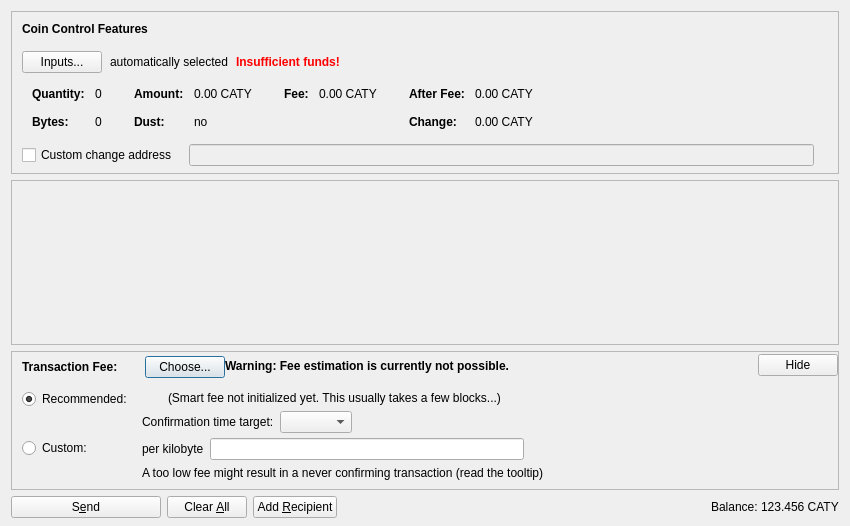
<?xml version="1.0" encoding="UTF-8"?>
<ui version="4.0">
 <class>SendCoinsDialog</class>
 <widget class="QDialog" name="SendCoinsDialog">
  <property name="geometry">
   <rect>
    <x>0</x>
    <y>0</y>
    <width>850</width>
    <height>526</height>
   </rect>
  </property>
  <property name="windowTitle">
   <string>Send Coins</string>
  </property>
  <layout class="QVBoxLayout" name="verticalLayout" stretch="0,1,0,0">
   <property name="bottomMargin">
    <number>8</number>
   </property>
   <item>
    <widget class="QFrame" name="frameCoinControl">
     <property name="sizePolicy">
      <sizepolicy hsizetype="Expanding" vsizetype="Expanding">
       <horstretch>0</horstretch>
       <verstretch>0</verstretch>
      </sizepolicy>
     </property>
     <property name="maximumSize">
      <size>
       <width>16777215</width>
       <height>16777215</height>
      </size>
     </property>
     <property name="frameShape">
      <enum>QFrame::StyledPanel</enum>
     </property>
     <property name="frameShadow">
      <enum>QFrame::Sunken</enum>
     </property>
     <layout class="QVBoxLayout" name="verticalLayoutCoinControl2">
      <property name="spacing">
       <number>0</number>
      </property>
      <property name="leftMargin">
       <number>0</number>
      </property>
      <property name="topMargin">
       <number>0</number>
      </property>
      <property name="rightMargin">
       <number>0</number>
      </property>
      <property name="bottomMargin">
       <number>6</number>
      </property>
      <item>
       <layout class="QVBoxLayout" name="verticalLayoutCoinControl" stretch="0,0,0,0,1">
        <property name="spacing">
         <number>0</number>
        </property>
        <property name="leftMargin">
         <number>10</number>
        </property>
        <property name="topMargin">
         <number>10</number>
        </property>
        <item>
         <layout class="QHBoxLayout" name="horizontalLayoutCoinControl1">
          <property name="bottomMargin">
           <number>15</number>
          </property>
          <item>
           <widget class="QLabel" name="labelCoinControlFeatures">
            <property name="sizePolicy">
             <sizepolicy hsizetype="Preferred" vsizetype="Maximum">
              <horstretch>0</horstretch>
              <verstretch>0</verstretch>
             </sizepolicy>
            </property>
            <property name="font">
             <font>
              <weight>75</weight>
              <bold>true</bold>
             </font>
            </property>
            <property name="styleSheet">
             <string notr="true">font-weight:bold;</string>
            </property>
            <property name="text">
             <string>Coin Control Features</string>
            </property>
           </widget>
          </item>
         </layout>
        </item>
        <item>
         <layout class="QHBoxLayout" name="horizontalLayoutCoinControl2" stretch="0,0,0,0">
          <property name="spacing">
           <number>8</number>
          </property>
          <property name="bottomMargin">
           <number>10</number>
          </property>
          <item>
           <widget class="QPushButton" name="pushButtonCoinControl">
            <property name="styleSheet">
             <string notr="true"/>
            </property>
            <property name="text">
             <string>Inputs...</string>
            </property>
            <property name="autoDefault">
             <bool>false</bool>
            </property>
           </widget>
          </item>
          <item>
           <widget class="QLabel" name="labelCoinControlAutomaticallySelected">
            <property name="text">
             <string>automatically selected</string>
            </property>
            <property name="margin">
             <number>5</number>
            </property>
           </widget>
          </item>
          <item>
           <widget class="QLabel" name="labelCoinControlInsuffFunds">
            <property name="font">
             <font>
              <weight>75</weight>
              <bold>true</bold>
             </font>
            </property>
            <property name="styleSheet">
             <string notr="true">color:red;font-weight:bold;</string>
            </property>
            <property name="text">
             <string>Insufficient funds!</string>
            </property>
            <property name="margin">
             <number>5</number>
            </property>
           </widget>
          </item>
          <item>
           <spacer name="horizontalSpacerCoinControl">
            <property name="orientation">
             <enum>Qt::Horizontal</enum>
            </property>
            <property name="sizeHint" stdset="0">
             <size>
              <width>40</width>
              <height>1</height>
             </size>
            </property>
           </spacer>
          </item>
         </layout>
        </item>
        <item>
         <widget class="QWidget" name="widgetCoinControl" native="true">
          <property name="sizePolicy">
           <sizepolicy hsizetype="Preferred" vsizetype="Preferred">
            <horstretch>0</horstretch>
            <verstretch>0</verstretch>
           </sizepolicy>
          </property>
          <property name="minimumSize">
           <size>
            <width>0</width>
            <height>0</height>
           </size>
          </property>
          <property name="styleSheet">
           <string notr="true"/>
          </property>
          <layout class="QHBoxLayout" name="horizontalLayoutCoinControl5">
           <property name="leftMargin">
            <number>0</number>
           </property>
           <property name="topMargin">
            <number>0</number>
           </property>
           <property name="rightMargin">
            <number>0</number>
           </property>
           <property name="bottomMargin">
            <number>0</number>
           </property>
           <item>
            <layout class="QHBoxLayout" name="horizontalLayoutCoinControl3" stretch="0,0,0,1">
             <property name="spacing">
              <number>20</number>
             </property>
             <property name="topMargin">
              <number>0</number>
             </property>
             <property name="bottomMargin">
              <number>10</number>
             </property>
             <item>
              <layout class="QFormLayout" name="formLayoutCoinControl1">
               <property name="horizontalSpacing">
                <number>10</number>
               </property>
               <property name="verticalSpacing">
                <number>14</number>
               </property>
               <property name="leftMargin">
                <number>10</number>
               </property>
               <property name="topMargin">
                <number>4</number>
               </property>
               <property name="rightMargin">
                <number>6</number>
               </property>
               <item row="0" column="0">
                <widget class="QLabel" name="labelCoinControlQuantityText">
                 <property name="font">
                  <font>
                   <weight>75</weight>
                   <bold>true</bold>
                  </font>
                 </property>
                 <property name="text">
                  <string>Quantity:</string>
                 </property>
                 <property name="margin">
                  <number>0</number>
                 </property>
                </widget>
               </item>
               <item row="0" column="1">
                <widget class="QLabel" name="labelCoinControlQuantity">
                 <property name="cursor">
                  <cursorShape>IBeamCursor</cursorShape>
                 </property>
                 <property name="contextMenuPolicy">
                  <enum>Qt::ActionsContextMenu</enum>
                 </property>
                 <property name="text">
                  <string notr="true">0</string>
                 </property>
                 <property name="margin">
                  <number>0</number>
                 </property>
                 <property name="textInteractionFlags">
                  <set>Qt::LinksAccessibleByMouse|Qt::TextSelectableByKeyboard|Qt::TextSelectableByMouse</set>
                 </property>
                </widget>
               </item>
               <item row="1" column="0">
                <widget class="QLabel" name="labelCoinControlBytesText">
                 <property name="font">
                  <font>
                   <weight>75</weight>
                   <bold>true</bold>
                  </font>
                 </property>
                 <property name="text">
                  <string>Bytes:</string>
                 </property>
                </widget>
               </item>
               <item row="1" column="1">
                <widget class="QLabel" name="labelCoinControlBytes">
                 <property name="cursor">
                  <cursorShape>IBeamCursor</cursorShape>
                 </property>
                 <property name="contextMenuPolicy">
                  <enum>Qt::ActionsContextMenu</enum>
                 </property>
                 <property name="text">
                  <string notr="true">0</string>
                 </property>
                 <property name="textInteractionFlags">
                  <set>Qt::LinksAccessibleByMouse|Qt::TextSelectableByKeyboard|Qt::TextSelectableByMouse</set>
                 </property>
                </widget>
               </item>
              </layout>
             </item>
             <item>
              <layout class="QFormLayout" name="formLayoutCoinControl2">
               <property name="horizontalSpacing">
                <number>10</number>
               </property>
               <property name="verticalSpacing">
                <number>14</number>
               </property>
               <property name="leftMargin">
                <number>6</number>
               </property>
               <property name="topMargin">
                <number>4</number>
               </property>
               <property name="rightMargin">
                <number>6</number>
               </property>
               <item row="0" column="0">
                <widget class="QLabel" name="labelCoinControlAmountText">
                 <property name="font">
                  <font>
                   <weight>75</weight>
                   <bold>true</bold>
                  </font>
                 </property>
                 <property name="text">
                  <string>Amount:</string>
                 </property>
                 <property name="margin">
                  <number>0</number>
                 </property>
                </widget>
               </item>
               <item row="0" column="1">
                <widget class="QLabel" name="labelCoinControlAmount">
                 <property name="cursor">
                  <cursorShape>IBeamCursor</cursorShape>
                 </property>
                 <property name="contextMenuPolicy">
                  <enum>Qt::ActionsContextMenu</enum>
                 </property>
                 <property name="text">
                  <string notr="true">0.00 CATY</string>
                 </property>
                 <property name="textInteractionFlags">
                  <set>Qt::LinksAccessibleByMouse|Qt::TextSelectableByKeyboard|Qt::TextSelectableByMouse</set>
                 </property>
                </widget>
               </item>
               <item row="1" column="0">
                <widget class="QLabel" name="labelCoinControlLowOutputText">
                 <property name="font">
                  <font>
                   <weight>75</weight>
                   <bold>true</bold>
                  </font>
                 </property>
                 <property name="text">
                  <string>Dust:</string>
                 </property>
                </widget>
               </item>
               <item row="1" column="1">
                <widget class="QLabel" name="labelCoinControlLowOutput">
                 <property name="cursor">
                  <cursorShape>IBeamCursor</cursorShape>
                 </property>
                 <property name="contextMenuPolicy">
                  <enum>Qt::ActionsContextMenu</enum>
                 </property>
                 <property name="text">
                  <string notr="true">no</string>
                 </property>
                 <property name="textInteractionFlags">
                  <set>Qt::LinksAccessibleByMouse|Qt::TextSelectableByKeyboard|Qt::TextSelectableByMouse</set>
                 </property>
                </widget>
               </item>
              </layout>
             </item>
             <item>
              <layout class="QFormLayout" name="formLayoutCoinControl3">
               <property name="horizontalSpacing">
                <number>10</number>
               </property>
               <property name="verticalSpacing">
                <number>14</number>
               </property>
               <property name="leftMargin">
                <number>6</number>
               </property>
               <property name="topMargin">
                <number>4</number>
               </property>
               <property name="rightMargin">
                <number>6</number>
               </property>
               <item row="0" column="0">
                <widget class="QLabel" name="labelCoinControlFeeText">
                 <property name="font">
                  <font>
                   <weight>75</weight>
                   <bold>true</bold>
                  </font>
                 </property>
                 <property name="text">
                  <string>Fee:</string>
                 </property>
                 <property name="margin">
                  <number>0</number>
                 </property>
                </widget>
               </item>
               <item row="0" column="1">
                <widget class="QLabel" name="labelCoinControlFee">
                 <property name="cursor">
                  <cursorShape>IBeamCursor</cursorShape>
                 </property>
                 <property name="contextMenuPolicy">
                  <enum>Qt::ActionsContextMenu</enum>
                 </property>
                 <property name="text">
                  <string notr="true">0.00 CATY</string>
                 </property>
                 <property name="textInteractionFlags">
                  <set>Qt::LinksAccessibleByMouse|Qt::TextSelectableByKeyboard|Qt::TextSelectableByMouse</set>
                 </property>
                </widget>
               </item>
              </layout>
             </item>
             <item>
              <layout class="QFormLayout" name="formLayoutCoinControl4">
               <property name="horizontalSpacing">
                <number>10</number>
               </property>
               <property name="verticalSpacing">
                <number>14</number>
               </property>
               <property name="leftMargin">
                <number>6</number>
               </property>
               <property name="topMargin">
                <number>4</number>
               </property>
               <property name="rightMargin">
                <number>6</number>
               </property>
               <item row="0" column="0">
                <widget class="QLabel" name="labelCoinControlAfterFeeText">
                 <property name="font">
                  <font>
                   <weight>75</weight>
                   <bold>true</bold>
                  </font>
                 </property>
                 <property name="text">
                  <string>After Fee:</string>
                 </property>
                 <property name="margin">
                  <number>0</number>
                 </property>
                </widget>
               </item>
               <item row="0" column="1">
                <widget class="QLabel" name="labelCoinControlAfterFee">
                 <property name="cursor">
                  <cursorShape>IBeamCursor</cursorShape>
                 </property>
                 <property name="contextMenuPolicy">
                  <enum>Qt::ActionsContextMenu</enum>
                 </property>
                 <property name="text">
                  <string notr="true">0.00 CATY</string>
                 </property>
                 <property name="textInteractionFlags">
                  <set>Qt::LinksAccessibleByMouse|Qt::TextSelectableByKeyboard|Qt::TextSelectableByMouse</set>
                 </property>
                </widget>
               </item>
               <item row="1" column="0">
                <widget class="QLabel" name="labelCoinControlChangeText">
                 <property name="font">
                  <font>
                   <weight>75</weight>
                   <bold>true</bold>
                  </font>
                 </property>
                 <property name="text">
                  <string>Change:</string>
                 </property>
                </widget>
               </item>
               <item row="1" column="1">
                <widget class="QLabel" name="labelCoinControlChange">
                 <property name="cursor">
                  <cursorShape>IBeamCursor</cursorShape>
                 </property>
                 <property name="contextMenuPolicy">
                  <enum>Qt::ActionsContextMenu</enum>
                 </property>
                 <property name="text">
                  <string notr="true">0.00 CATY</string>
                 </property>
                 <property name="textInteractionFlags">
                  <set>Qt::LinksAccessibleByMouse|Qt::TextSelectableByKeyboard|Qt::TextSelectableByMouse</set>
                 </property>
                </widget>
               </item>
              </layout>
             </item>
            </layout>
           </item>
          </layout>
         </widget>
        </item>
        <item>
         <layout class="QHBoxLayout" name="horizontalLayoutCoinControl4" stretch="0,0,0">
          <property name="spacing">
           <number>12</number>
          </property>
          <property name="sizeConstraint">
           <enum>QLayout::SetDefaultConstraint</enum>
          </property>
          <property name="topMargin">
           <number>5</number>
          </property>
          <property name="rightMargin">
           <number>5</number>
          </property>
          <item>
           <widget class="QCheckBox" name="checkBoxCoinControlChange">
            <property name="toolTip">
             <string>If this is activated, but the change address is empty or invalid, change will be sent to a newly generated address.</string>
            </property>
            <property name="text">
             <string>Custom change address</string>
            </property>
           </widget>
          </item>
          <item>
           <widget class="QValidatedLineEdit" name="lineEditCoinControlChange">
            <property name="enabled">
             <bool>false</bool>
            </property>
            <property name="sizePolicy">
             <sizepolicy hsizetype="Expanding" vsizetype="Fixed">
              <horstretch>0</horstretch>
              <verstretch>0</verstretch>
             </sizepolicy>
            </property>
           </widget>
          </item>
          <item>
           <widget class="QLabel" name="labelCoinControlChangeLabel">
            <property name="sizePolicy">
             <sizepolicy hsizetype="Preferred" vsizetype="Expanding">
              <horstretch>0</horstretch>
              <verstretch>0</verstretch>
             </sizepolicy>
            </property>
            <property name="minimumSize">
             <size>
              <width>0</width>
              <height>0</height>
             </size>
            </property>
            <property name="text">
             <string/>
            </property>
            <property name="margin">
             <number>3</number>
            </property>
           </widget>
          </item>
         </layout>
        </item>
        <item>
         <spacer name="verticalSpacerCoinControl">
          <property name="orientation">
           <enum>Qt::Vertical</enum>
          </property>
          <property name="sizeHint" stdset="0">
           <size>
            <width>800</width>
            <height>1</height>
           </size>
          </property>
         </spacer>
        </item>
       </layout>
      </item>
     </layout>
    </widget>
   </item>
   <item>
    <widget class="QScrollArea" name="scrollArea">
     <property name="widgetResizable">
      <bool>true</bool>
     </property>
     <widget class="QWidget" name="scrollAreaWidgetContents">
      <property name="geometry">
       <rect>
        <x>0</x>
        <y>0</y>
        <width>830</width>
        <height>104</height>
       </rect>
      </property>
      <layout class="QVBoxLayout" name="verticalLayout_2" stretch="0,1">
       <property name="leftMargin">
        <number>0</number>
       </property>
       <property name="topMargin">
        <number>0</number>
       </property>
       <property name="rightMargin">
        <number>0</number>
       </property>
       <property name="bottomMargin">
        <number>0</number>
       </property>
       <item>
        <layout class="QVBoxLayout" name="entries">
         <property name="spacing">
          <number>6</number>
         </property>
        </layout>
       </item>
       <item>
        <spacer name="verticalSpacer">
         <property name="orientation">
          <enum>Qt::Vertical</enum>
         </property>
         <property name="sizeHint" stdset="0">
          <size>
           <width>20</width>
           <height>40</height>
          </size>
         </property>
        </spacer>
       </item>
      </layout>
     </widget>
    </widget>
   </item>
   <item>
    <widget class="QFrame" name="frameFee">
     <property name="sizePolicy">
      <sizepolicy hsizetype="Expanding" vsizetype="Expanding">
       <horstretch>0</horstretch>
       <verstretch>0</verstretch>
      </sizepolicy>
     </property>
     <property name="maximumSize">
      <size>
       <width>16777215</width>
       <height>16777215</height>
      </size>
     </property>
     <property name="frameShape">
      <enum>QFrame::StyledPanel</enum>
     </property>
     <property name="frameShadow">
      <enum>QFrame::Sunken</enum>
     </property>
     <layout class="QVBoxLayout" name="verticalLayoutFee1">
      <property name="spacing">
       <number>0</number>
      </property>
      <property name="leftMargin">
       <number>0</number>
      </property>
      <property name="topMargin">
       <number>0</number>
      </property>
      <property name="rightMargin">
       <number>0</number>
      </property>
      <property name="bottomMargin">
       <number>0</number>
      </property>
      <item>
       <layout class="QVBoxLayout" name="verticalLayoutFee2" stretch="0,0,0">
        <property name="spacing">
         <number>0</number>
        </property>
        <property name="leftMargin">
         <number>10</number>
        </property>
        <property name="topMargin">
         <number>0</number>
        </property>
        <item>
         <layout class="QHBoxLayout" name="horizontalLayoutFee1">
          <property name="bottomMargin">
           <number>0</number>
          </property>
          <item>
           <layout class="QVBoxLayout" name="verticalLayoutFee7">
            <property name="spacing">
             <number>0</number>
            </property>
            <item>
             <spacer name="verticalSpacerSmartFee">
              <property name="orientation">
               <enum>Qt::Vertical</enum>
              </property>
              <property name="sizeType">
               <enum>QSizePolicy::Fixed</enum>
              </property>
              <property name="sizeHint" stdset="0">
               <size>
                <width>1</width>
                <height>4</height>
               </size>
              </property>
             </spacer>
            </item>
            <item>
             <layout class="QHBoxLayout" name="horizontalLayoutSmartFee">
              <property name="spacing">
               <number>10</number>
              </property>
              <item>
               <widget class="QLabel" name="labelFeeHeadline">
                <property name="sizePolicy">
                 <sizepolicy hsizetype="Preferred" vsizetype="Maximum">
                  <horstretch>0</horstretch>
                  <verstretch>0</verstretch>
                 </sizepolicy>
                </property>
                <property name="font">
                 <font>
                  <weight>75</weight>
                  <bold>true</bold>
                 </font>
                </property>
                <property name="styleSheet">
                 <string notr="true">font-weight:bold;</string>
                </property>
                <property name="text">
                 <string>Transaction Fee:</string>
                </property>
               </widget>
              </item>
              <item>
               <widget class="QLabel" name="labelFeeMinimized">
                <property name="text">
                 <string/>
                </property>
               </widget>
              </item>
              <item>
               <widget class="QPushButton" name="buttonChooseFee">
                <property name="text">
                 <string>Choose...</string>
                </property>
               </widget>
              </item>
             </layout>
            </item>
            <item>
             <spacer name="verticalSpacer_5">
              <property name="orientation">
               <enum>Qt::Vertical</enum>
              </property>
              <property name="sizeHint" stdset="0">
               <size>
                <width>1</width>
                <height>1</height>
               </size>
              </property>
             </spacer>
            </item>
           </layout>
          </item>
          <item>
           <widget class="QLabel" name="fallbackFeeWarningLabel">
            <property name="toolTip">
             <string>Using the fallbackfee can result in sending a transaction that will take several hours or days (or never) to confirm. Consider choosing your fee manually or wait until you have validated the complete chain.</string>
            </property>
            <property name="font">
            <font>
                <weight>75</weight>
                <bold>true</bold>
            </font>
            </property>
            <property name="text">
             <string>Warning: Fee estimation is currently not possible.</string>
            </property>
            <property name="wordWrap">
             <bool>false</bool>
            </property>
           </widget>
          </item>
          <item>
           <spacer name="horizontalSpacer_4">
            <property name="orientation">
             <enum>Qt::Horizontal</enum>
            </property>
            <property name="sizeType">
             <enum>QSizePolicy::MinimumExpanding</enum>
            </property>
            <property name="sizeHint" stdset="0">
             <size>
              <width>40</width>
              <height>20</height>
             </size>
            </property>
           </spacer>
          </item>
          <item>
           <widget class="QPushButton" name="buttonMinimizeFee">
            <property name="toolTip">
             <string>collapse fee-settings</string>
            </property>
            <property name="text">
             <string>Hide</string>
            </property>
           </widget>
          </item>
         </layout>
        </item>
        <item>
         <widget class="QFrame" name="frameFeeSelection">
          <layout class="QVBoxLayout" name="verticalLayoutFee12">
           <property name="spacing">
            <number>0</number>
           </property>
           <property name="leftMargin">
            <number>0</number>
           </property>
           <property name="topMargin">
            <number>0</number>
           </property>
           <property name="rightMargin">
            <number>0</number>
           </property>
           <property name="bottomMargin">
            <number>0</number>
           </property>
           <item>
            <layout class="QGridLayout" name="gridLayoutFee">
             <property name="topMargin">
              <number>10</number>
             </property>
             <property name="bottomMargin">
              <number>4</number>
             </property>
             <property name="horizontalSpacing">
              <number>10</number>
             </property>
             <property name="verticalSpacing">
              <number>4</number>
             </property>
             <item row="1" column="1">
              <layout class="QVBoxLayout" name="verticalLayoutFee8">
               <property name="spacing">
                <number>6</number>
               </property>
               <item>
                <layout class="QHBoxLayout" name="horizontalLayoutFee13">
                 <item>
                  <widget class="QLabel" name="labelCustomPerKilobyte">
                   <property name="toolTip">
                    <string>Specify a custom fee per kB (1,000 bytes) of the transaction's virtual size.

Note:  Since the fee is calculated on a per-byte basis, a fee of "100 satoshis per kB" for a transaction size of 500 bytes (half of 1 kB) would ultimately yield a fee of only 50 satoshis.</string>
                   </property>
                   <property name="text">
                    <string>per kilobyte</string>
                   </property>
                  </widget>
                 </item>
                 <item>
                  <widget class="BitcoinAmountField" name="customFee"/>
                 </item>
                 <item>
                  <spacer name="horizontalSpacer_6">
                   <property name="orientation">
                    <enum>Qt::Horizontal</enum>
                   </property>
                   <property name="sizeHint" stdset="0">
                    <size>
                     <width>1</width>
                     <height>1</height>
                    </size>
                   </property>
                  </spacer>
                 </item>
                </layout>
               </item>
               <item>
                <layout class="QHBoxLayout" name="horizontalLayoutFee8">
                 <item>
                  <widget class="QLabel" name="labelCustomFeeWarning">
                   <property name="enabled">
                    <bool>true</bool>
                   </property>
                   <property name="toolTip">
                    <string>When there is less transaction volume than space in the blocks, miners as well as relaying nodes may enforce a minimum fee. Paying only this minimum fee is just fine, but be aware that this can result in a never confirming transaction once there is more demand for catycoin transactions than the network can process.</string>
                   </property>
                   <property name="text">
                    <string>A too low fee might result in a never confirming transaction (read the tooltip)</string>
                   </property>
                  </widget>
                 </item>
                 <item>
                  <spacer name="horizontalSpacer_2">
                   <property name="orientation">
                    <enum>Qt::Horizontal</enum>
                   </property>
                   <property name="sizeHint" stdset="0">
                    <size>
                     <width>1</width>
                     <height>1</height>
                    </size>
                   </property>
                  </spacer>
                 </item>
                </layout>
               </item>
              </layout>
             </item>
             <item row="0" column="0">
              <layout class="QVBoxLayout" name="verticalLayoutFee4" stretch="0,1">
               <item>
                <widget class="QRadioButton" name="radioSmartFee">
                 <property name="text">
                  <string>Recommended:</string>
                 </property>
                 <property name="checked">
                  <bool>true</bool>
                 </property>
                 <attribute name="buttonGroup">
                  <string notr="true">groupFee</string>
                 </attribute>
                </widget>
               </item>
               <item>
                <spacer name="verticalSpacer_2">
                 <property name="orientation">
                  <enum>Qt::Vertical</enum>
                 </property>
                 <property name="sizeHint" stdset="0">
                  <size>
                   <width>1</width>
                   <height>1</height>
                  </size>
                 </property>
                </spacer>
               </item>
              </layout>
             </item>
             <item row="1" column="0">
              <layout class="QVBoxLayout" name="verticalLayoutFee9" stretch="0,1">
               <item>
                <widget class="QRadioButton" name="radioCustomFee">
                 <property name="text">
                  <string>Custom:</string>
                 </property>
                 <attribute name="buttonGroup">
                  <string notr="true">groupFee</string>
                 </attribute>
                </widget>
               </item>
               <item>
                <spacer name="verticalSpacer_6">
                 <property name="orientation">
                  <enum>Qt::Vertical</enum>
                 </property>
                 <property name="sizeHint" stdset="0">
                  <size>
                   <width>1</width>
                   <height>1</height>
                  </size>
                 </property>
                </spacer>
               </item>
              </layout>
             </item>
             <item row="0" column="1">
              <layout class="QVBoxLayout" name="verticalLayoutFee3" stretch="0,0,1">
               <property name="spacing">
                <number>6</number>
               </property>
               <property name="topMargin">
                <number>2</number>
               </property>
               <item>
                <layout class="QHBoxLayout" name="horizontalLayoutFee12">
                 <item>
                  <widget class="QLabel" name="labelSmartFee">
                   <property name="text">
                    <string/>
                   </property>
                  </widget>
                 </item>
                 <item>
                  <widget class="QLabel" name="labelFeeEstimation">
                   <property name="text">
                    <string/>
                   </property>
                  </widget>
                 </item>
                 <item>
                  <widget class="QLabel" name="labelSmartFee2">
                   <property name="text">
                    <string>(Smart fee not initialized yet. This usually takes a few blocks...)</string>
                   </property>
                  </widget>
                 </item>
                 <item>
                  <spacer name="horizontalSpacer_5">
                   <property name="orientation">
                    <enum>Qt::Horizontal</enum>
                   </property>
                   <property name="sizeHint" stdset="0">
                    <size>
                     <width>1</width>
                     <height>1</height>
                    </size>
                   </property>
                  </spacer>
                 </item>
                </layout>
               </item>
               <item>
                <layout class="QHBoxLayout" name="horizontalLayoutFee9">
                 <item>
                  <layout class="QVBoxLayout" name="verticalLayoutFee6">
                   <item>
                    <widget class="QLabel" name="labelSmartFee3">
                     <property name="text">
                      <string>Confirmation time target:</string>
                     </property>
                    </widget>
                   </item>
                  </layout>
                 </item>
                 <item>
                  <layout class="QVBoxLayout" name="verticalLayoutFee5">
                   <property name="rightMargin">
                    <number>30</number>
                   </property>
                   <item>
                    <layout class="QHBoxLayout" name="horizontalLayoutConfTarget">
                     <property name="bottomMargin">
                      <number>0</number>
                     </property>
                     <item>
                      <widget class="QComboBox" name="confTargetSelector"/>
                     </item>
                     <item>
                      <spacer name="horizontalSpacerConfTarget">
                       <property name="orientation">
                        <enum>Qt::Horizontal</enum>
                       </property>
                       <property name="sizeHint" stdset="0">
                        <size>
                         <width>40</width>
                         <height>20</height>
                        </size>
                       </property>
                      </spacer>
                     </item>
                    </layout>
                   </item>
                  </layout>
                 </item>
                </layout>
               </item>
               <item>
                <spacer name="verticalSpacer_4">
                 <property name="orientation">
                  <enum>Qt::Vertical</enum>
                 </property>
                 <property name="sizeHint" stdset="0">
                  <size>
                   <width>1</width>
                   <height>1</height>
                  </size>
                 </property>
                </spacer>
               </item>
              </layout>
             </item>
            </layout>
           </item>
          </layout>
         </widget>
        </item>
        <item>
         <spacer name="verticalSpacerFee">
          <property name="orientation">
           <enum>Qt::Vertical</enum>
          </property>
          <property name="sizeHint" stdset="0">
           <size>
            <width>40</width>
            <height>5</height>
           </size>
          </property>
         </spacer>
        </item>
       </layout>
      </item>
     </layout>
    </widget>
   </item>
   <item>
    <layout class="QHBoxLayout" name="horizontalLayout">
     <item>
      <widget class="QPushButton" name="sendButton">
       <property name="minimumSize">
        <size>
         <width>150</width>
         <height>0</height>
        </size>
       </property>
       <property name="toolTip">
        <string>Confirm the send action</string>
       </property>
       <property name="text">
        <string>S&amp;end</string>
       </property>
       <property name="icon">
        <iconset resource="../bitcoin.qrc">
         <normaloff>:/icons/send</normaloff>:/icons/send</iconset>
       </property>
       <property name="autoDefault">
        <bool>false</bool>
       </property>
       <property name="default">
        <bool>false</bool>
       </property>
      </widget>
     </item>
     <item>
      <widget class="QPushButton" name="clearButton">
       <property name="sizePolicy">
        <sizepolicy hsizetype="Minimum" vsizetype="Fixed">
         <horstretch>0</horstretch>
         <verstretch>0</verstretch>
        </sizepolicy>
       </property>
       <property name="toolTip">
        <string>Clear all fields of the form.</string>
       </property>
       <property name="text">
        <string>Clear &amp;All</string>
       </property>
       <property name="icon">
        <iconset resource="../bitcoin.qrc">
         <normaloff>:/icons/remove</normaloff>:/icons/remove</iconset>
       </property>
       <property name="autoDefault">
        <bool>false</bool>
       </property>
      </widget>
     </item>
     <item>
      <widget class="QPushButton" name="addButton">
       <property name="toolTip">
        <string>Send to multiple recipients at once</string>
       </property>
       <property name="text">
        <string>Add &amp;Recipient</string>
       </property>
       <property name="icon">
        <iconset resource="../bitcoin.qrc">
         <normaloff>:/icons/add</normaloff>:/icons/add</iconset>
       </property>
       <property name="autoDefault">
        <bool>false</bool>
       </property>
      </widget>
     </item>
     <item>
      <spacer name="horizontalSpacer">
       <property name="orientation">
        <enum>Qt::Horizontal</enum>
       </property>
       <property name="sizeHint" stdset="0">
        <size>
         <width>40</width>
         <height>20</height>
        </size>
       </property>
      </spacer>
     </item>
     <item>
      <layout class="QHBoxLayout" name="horizontalLayout_2">
       <property name="spacing">
        <number>3</number>
       </property>
       <item>
        <widget class="QLabel" name="label">
         <property name="sizePolicy">
          <sizepolicy hsizetype="Preferred" vsizetype="Fixed">
           <horstretch>0</horstretch>
           <verstretch>0</verstretch>
          </sizepolicy>
         </property>
         <property name="text">
          <string>Balance:</string>
         </property>
        </widget>
       </item>
       <item>
        <widget class="QLabel" name="labelBalance">
         <property name="sizePolicy">
          <sizepolicy hsizetype="Preferred" vsizetype="Fixed">
           <horstretch>0</horstretch>
           <verstretch>0</verstretch>
          </sizepolicy>
         </property>
         <property name="cursor">
          <cursorShape>IBeamCursor</cursorShape>
         </property>
         <property name="text">
          <string notr="true">123.456 CATY</string>
         </property>
         <property name="textInteractionFlags">
          <set>Qt::LinksAccessibleByMouse|Qt::TextSelectableByKeyboard|Qt::TextSelectableByMouse</set>
         </property>
        </widget>
       </item>
      </layout>
     </item>
    </layout>
   </item>
  </layout>
 </widget>
 <customwidgets>
  <customwidget>
   <class>QValidatedLineEdit</class>
   <extends>QLineEdit</extends>
   <header>qt/qvalidatedlineedit.h</header>
  </customwidget>
  <customwidget>
   <class>BitcoinAmountField</class>
   <extends>QLineEdit</extends>
   <header>qt/bitcoinamountfield.h</header>
   <container>1</container>
  </customwidget>
 </customwidgets>
 <resources>
  <include location="../bitcoin.qrc"/>
 </resources>
 <connections/>
 <buttongroups>
  <buttongroup name="groupFee"/>
 </buttongroups>
</ui>
